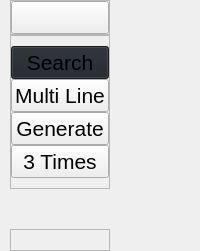
     <widget class="QWidget" name="leftMenuContainer" native="true">
      <layout class="QVBoxLayout" name="verticalLayout">
       <property name="spacing">
        <number>0</number>
       </property>
       <property name="leftMargin">
        <number>0</number>
       </property>
       <property name="topMargin">
        <number>0</number>
       </property>
       <property name="rightMargin">
        <number>0</number>
       </property>
       <property name="bottomMargin">
        <number>0</number>
       </property>
       <item alignment="Qt::AlignLeft">
        <widget class="QWidget" name="leftMenuSubContainer" native="true">
         <layout class="QVBoxLayout" name="verticalLayout_2">
          <property name="spacing">
           <number>0</number>
          </property>
          <property name="leftMargin">
           <number>10</number>
          </property>
          <property name="topMargin">
           <number>0</number>
          </property>
          <property name="rightMargin">
           <number>0</number>
          </property>
          <property name="bottomMargin">
           <number>0</number>
          </property>
          <item alignment="Qt::AlignTop">
           <widget class="QFrame" name="contactFrame">
            <property name="frameShape">
             <enum>QFrame::StyledPanel</enum>
            </property>
            <property name="frameShadow">
             <enum>QFrame::Raised</enum>
            </property>
            <layout class="QVBoxLayout" name="verticalLayout_3">
             <property name="spacing">
              <number>0</number>
             </property>
             <property name="leftMargin">
              <number>0</number>
             </property>
             <property name="topMargin">
              <number>0</number>
             </property>
             <property name="rightMargin">
              <number>0</number>
             </property>
             <property name="bottomMargin">
              <number>0</number>
             </property>
             <item>
              <widget class="QPushButton" name="contactBtn">
               <property name="font">
                <font>
                 <pointsize>16</pointsize>
                </font>
               </property>
               <property name="cursor">
                <cursorShape>PointingHandCursor</cursorShape>
               </property>
               <property name="toolTip">
                <string>Contact Info</string>
               </property>
               <property name="text">
                <string/>
               </property>
               <property name="iconSize">
                <size>
                 <width>32</width>
                 <height>32</height>
                </size>
               </property>
              </widget>
             </item>
            </layout>
           </widget>
          </item>
          <item alignment="Qt::AlignTop">
           <widget class="QFrame" name="leftButtonsFrame">
            <property name="frameShape">
             <enum>QFrame::StyledPanel</enum>
            </property>
            <property name="frameShadow">
             <enum>QFrame::Raised</enum>
            </property>
            <layout class="QVBoxLayout" name="verticalLayout_4">
             <property name="spacing">
              <number>0</number>
             </property>
             <property name="leftMargin">
              <number>0</number>
             </property>
             <property name="topMargin">
              <number>10</number>
             </property>
             <property name="rightMargin">
              <number>0</number>
             </property>
             <property name="bottomMargin">
              <number>10</number>
             </property>
             <item>
              <widget class="QPushButton" name="inputBtn">
               <property name="font">
                <font>
                 <pointsize>16</pointsize>
                </font>
               </property>
               <property name="cursor">
                <cursorShape>PointingHandCursor</cursorShape>
               </property>
               <property name="toolTip">
                <string/>
               </property>
               <property name="styleSheet">
                <string notr="true">background-color:#1f232a;</string>
               </property>
               <property name="text">
                <string>Search</string>
               </property>
               <property name="icon">
                <iconset>
                 <normaloff>:/icons/feather/message-circle.svg</normaloff>:/icons/feather/message-circle.svg</iconset>
               </property>
               <property name="iconSize">
                <size>
                 <width>32</width>
                 <height>32</height>
                </size>
               </property>
              </widget>
             </item>
             <item>
              <widget class="QPushButton" name="multiLineTabBtn">
               <property name="font">
                <font>
                 <pointsize>16</pointsize>
                </font>
               </property>
               <property name="cursor">
                <cursorShape>PointingHandCursor</cursorShape>
               </property>
               <property name="text">
                <string>Multi Line</string>
               </property>
              </widget>
             </item>
             <item>
              <widget class="QPushButton" name="outputBtn">
               <property name="font">
                <font>
                 <pointsize>16</pointsize>
                </font>
               </property>
               <property name="cursor">
                <cursorShape>PointingHandCursor</cursorShape>
               </property>
               <property name="toolTip">
                <string/>
               </property>
               <property name="text">
                <string>Generate</string>
               </property>
               <property name="icon">
                <iconset>
                 <normaloff>:/icons/feather/message-square.svg</normaloff>:/icons/feather/message-square.svg</iconset>
               </property>
               <property name="iconSize">
                <size>
                 <width>32</width>
                 <height>32</height>
                </size>
               </property>
              </widget>
             </item>
             <item>
              <widget class="QPushButton" name="Times3Btn">
               <property name="font">
                <font>
                 <pointsize>16</pointsize>
                </font>
               </property>
               <property name="cursor">
                <cursorShape>PointingHandCursor</cursorShape>
               </property>
               <property name="text">
                <string>3 Times</string>
               </property>
              </widget>
             </item>
            </layout>
           </widget>
          </item>
          <item>
           <spacer name="verticalSpacer">
            <property name="orientation">
             <enum>Qt::Vertical</enum>
            </property>
            <property name="sizeHint" stdset="0">
             <size>
              <width>20</width>
              <height>40</height>
             </size>
            </property>
           </spacer>
          </item>
          <item alignment="Qt::AlignBottom">
           <widget class="QFrame" name="helpFrame">
            <property name="frameShape">
             <enum>QFrame::StyledPanel</enum>
            </property>
            <property name="frameShadow">
             <enum>QFrame::Raised</enum>
            </property>
            <layout class="QVBoxLayout" name="verticalLayout_5">
             <property name="spacing">
              <number>0</number>
             </property>
             <property name="leftMargin">
              <number>0</number>
             </property>
             <property name="topMargin">
              <number>10</number>
             </property>
             <property name="rightMargin">
              <number>0</number>
             </property>
             <property name="bottomMargin">
              <number>10</number>
             </property>
            </layout>
           </widget>
          </item>
         </layout>
        </widget>
       </item>
      </layout>
     </widget>
